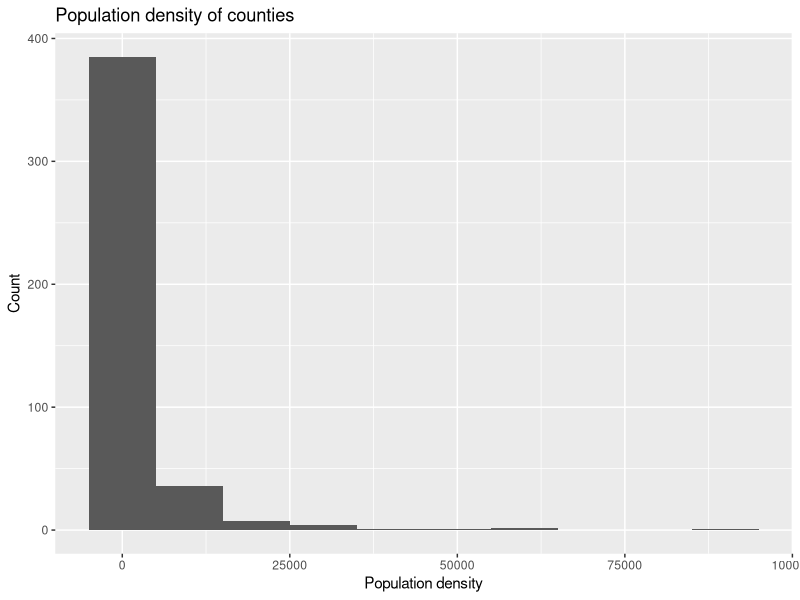
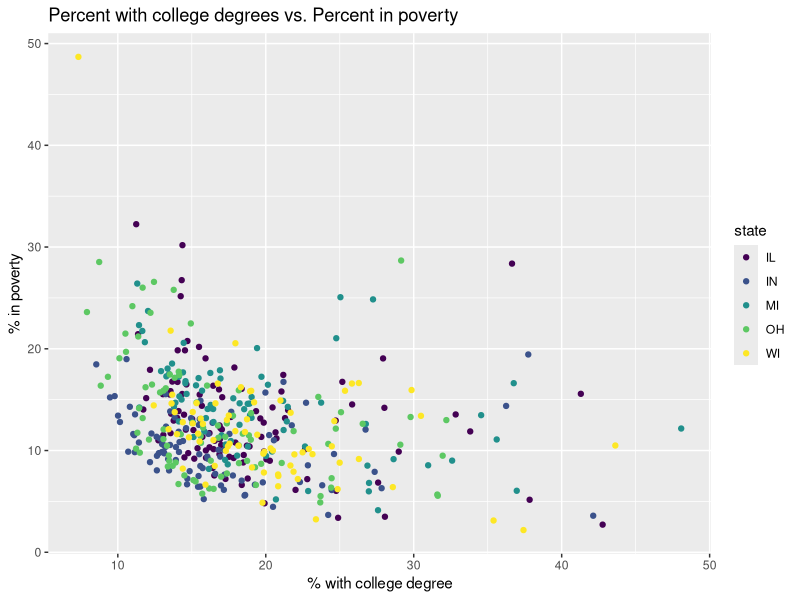
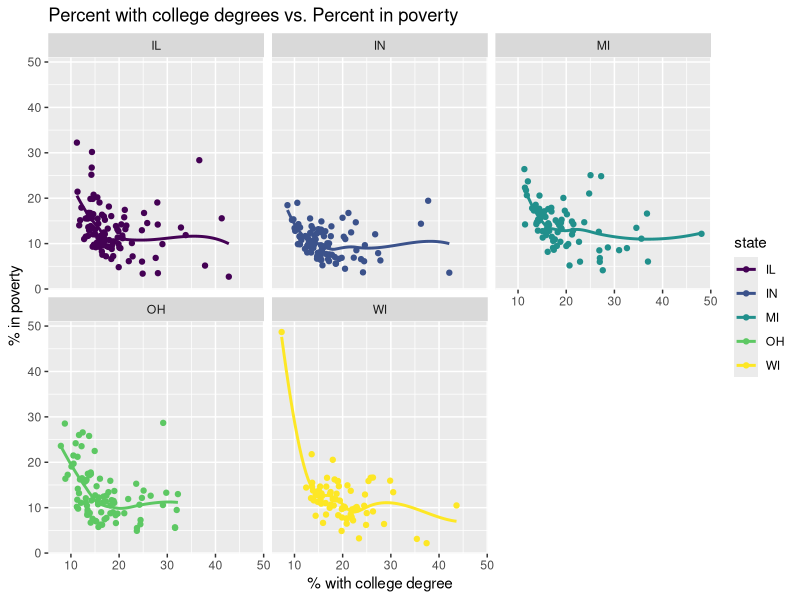
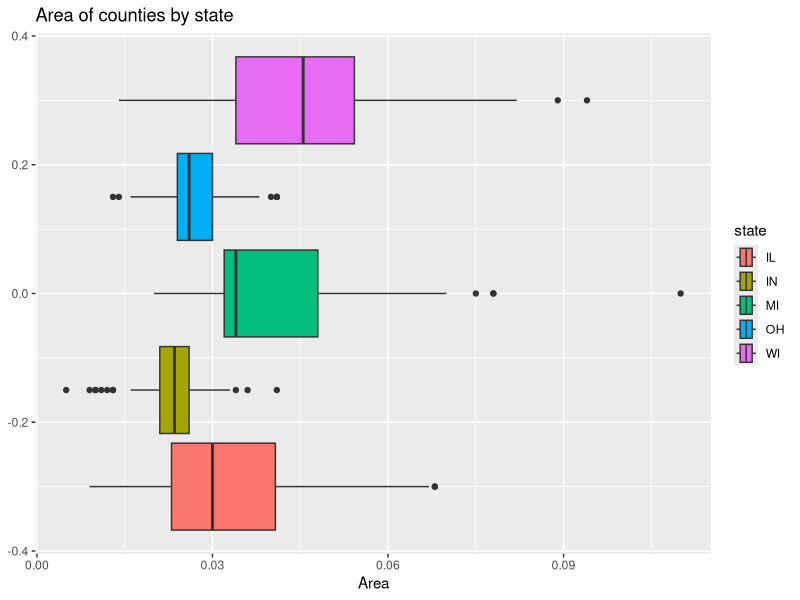
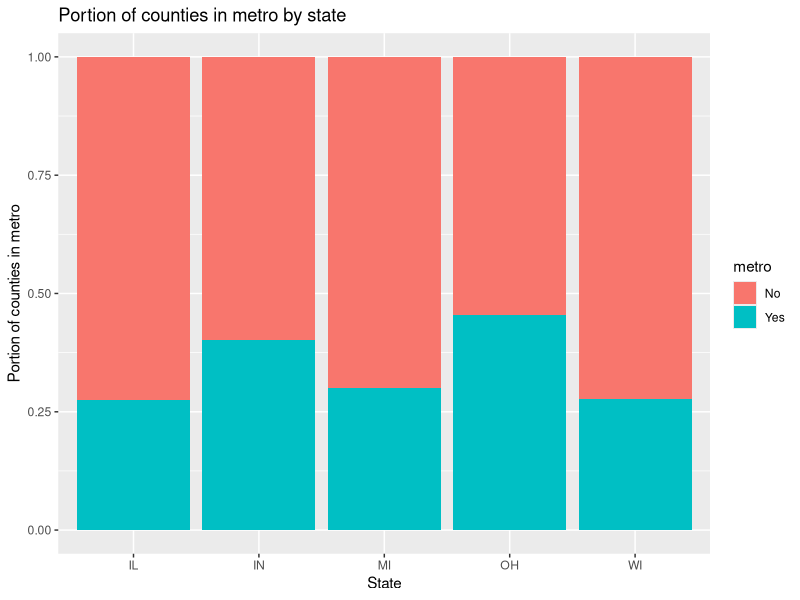
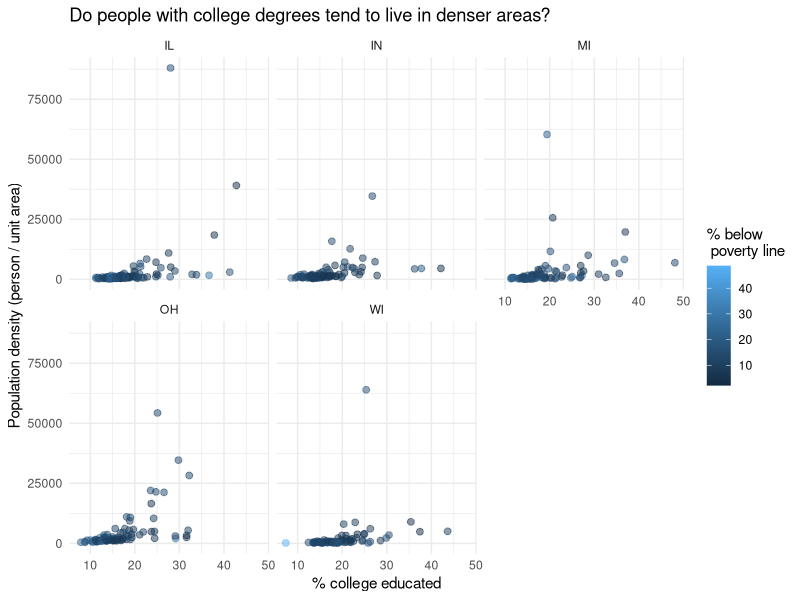

Recreate these plots in R, in order.
## ---- chunk 1
#| label: load-packages
#| message: false
library(tidyverse)
library(viridis)
## ---- chunk 2
#| label: exercise-1
ggplot(midwest, aes(x = popdensity)) + geom_histogram(binwidth = 10000) + labs(x = "Population density", y = "Count", title = "Population density of counties")

## ---- chunk 3
#| label: exercise-2
ggplot(midwest, aes(x = percollege, y = percbelowpoverty, color = state)) + geom_point() + scale_color_viridis_d() + labs(x="% with college degree", y="% in poverty", title="Percent with college degrees vs. Percent in poverty")
## ---- chunk 4
#| label: exercise-4
ggplot(midwest, aes(x = percollege, y = percbelowpoverty, color = state)) + geom_point() + facet_wrap(vars(state)) + scale_color_viridis_d() + labs(x = "% with college degree", y = "% in poverty", title = "Percent with college degrees vs. Percent in poverty") + geom_smooth(se = FALSE)
## ---- chunk 5
#| label: exercise-5

ggplot(midwest, aes(x=area, fill = state)) + geom_boxplot() + labs(x="Area", title="Area of counties by state")
## ---- chunk 6
#| label: exercise-6
midwest <- midwest |>
  mutate(metro = if_else(inmetro == 1, "Yes", "No"))

ggplot(data=midwest, aes(x=state, fill=metro))+geom_bar(position="fill")+labs(x="State", y="Portion of counties in metro", title="Portion of counties in metro by state")
## ---- chunk 7
#| label: exercise-7
ggplot(midwest, aes(x=percollege,y=popdensity, color=percbelowpoverty)) + 
  geom_point(size=2, alpha=0.5) + 
  facet_wrap(~state, nrow=2) + 
  labs(title="Do people with college degrees tend to live in denser areas?",
         x="% college educated", 
         y="Population density (person / unit area)", 
         col="% below \n poverty line") + 
  theme_minimal()
